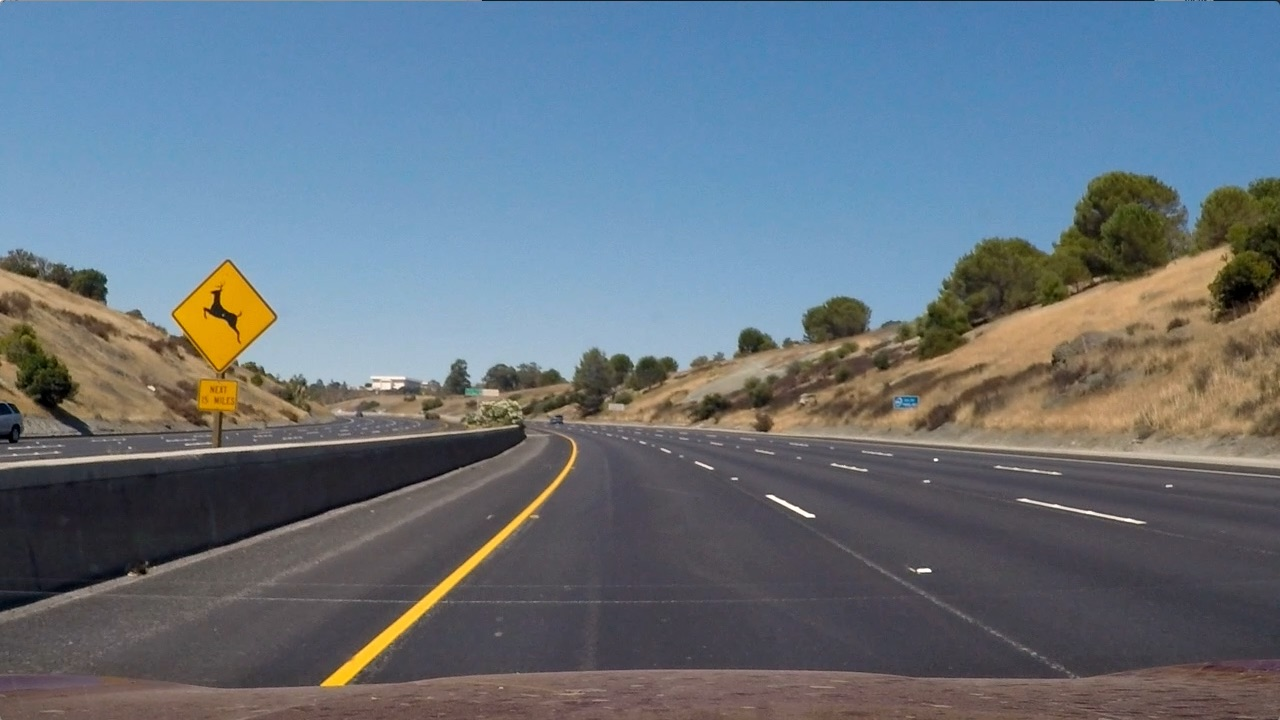
#> input picture Advance-Lane-Line/test_images/test2.jpg, 1280 x 720 px
$ jupyter execute --allow-errors Advanced_Lane_Finding.ipynb   (shell and % lines are left out)   (older library calls are emulated)
#> lines starting #> are read from the running program, lines starting #| are printed output that depends on the picture
[cell 1]
import pickle
import cv2
import numpy as np
import matplotlib.pyplot as plt
import matplotlib.image as mpimg
import glob
from moviepy.editor import VideoFileClip
#criteria = (cv2.TERM_CRITERIA_EPS + cv2.TERM_CRITERIA_MAX_ITER, 30, 0.001)
# Read in the saved camera matrix and distortion coefficients
# These are the arrays you calculated using cv2.calibrateCamera()
nx = 9 # the number of inside corners in x
ny = 6 # the number of inside corners in y
objp = np.zeros((ny*nx,3), np.float32)
objp[:,:2] = np.mgrid[0:nx,0:ny].T.reshape(-1,2)

# Arrays to store object points and image points from all the images.
objpoints = [] # 3d points in real world space
imgpoints = [] # 2d points in image plane.

# Make a list of calibration images
img = cv2.imread('test_images/test2.jpg')
#> img is the input picture: shape (720, 1280, 3); mean B, G, R 125.5, 114.6, 102.8

images = glob.glob('camera_cal/calibration*.jpg')

# Step through the list and search for chessboard corners
for fname in images:
    img2 = cv2.imread(fname)
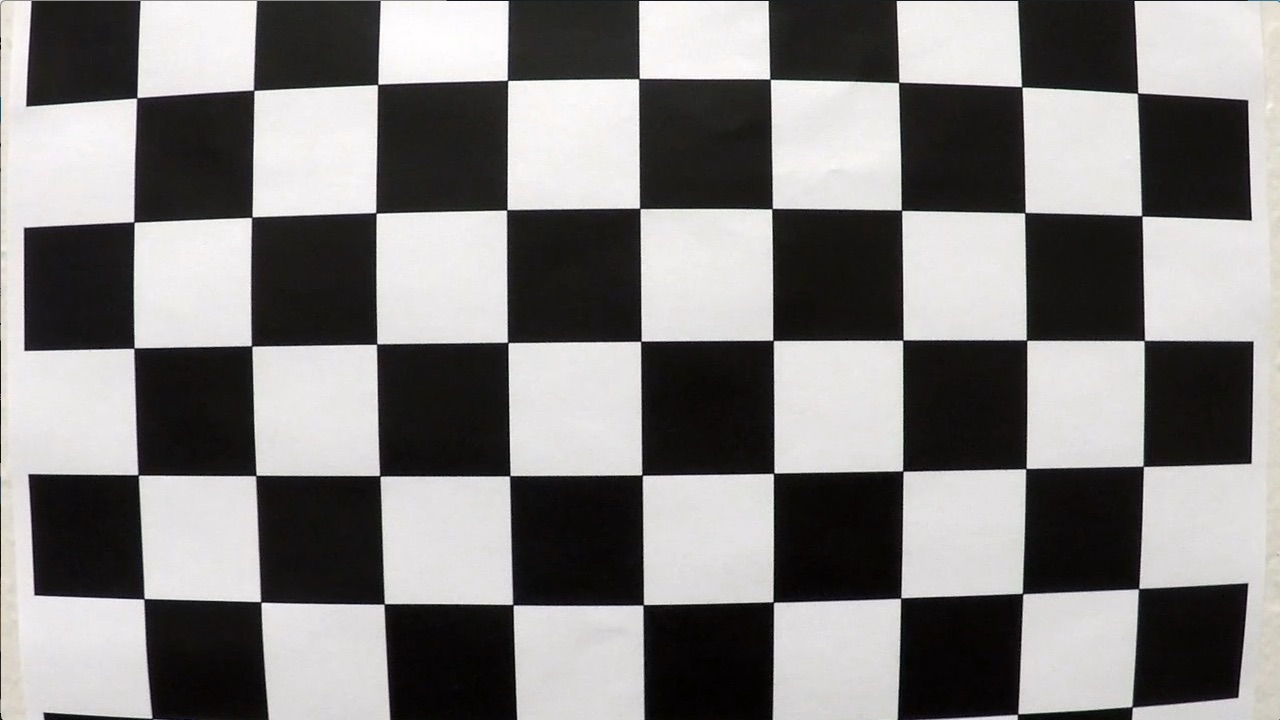
#> input picture Advance-Lane-Line/camera_cal/calibration1.jpg, 1280 x 720 px
#> img2 is the input picture: shape (720, 1280, 3); mean B, G, R 127.8, 128.4, 130.1
    gray = cv2.cvtColor(img2,cv2.COLOR_BGR2GRAY)

    # Find the chessboard corners
    ret, corners = cv2.findChessboardCorners(gray, (9,6),None)
#> ret = False; corners = None
    #print(ret)
    # If found, add object points, image points
    if ret == True:
        objpoints.append(objp)
        imgpoints.append(corners)

            # Draw and display the corners
        img2 = cv2.drawChessboardCorners(img2, (9,6), corners, ret)
# Read in an image
gray = cv2.cvtColor(img,cv2.COLOR_BGR2GRAY)
#print(objpoints)
ret, mtx, dist, rvecs, tvecs = cv2.calibrateCamera(objpoints, imgpoints, gray.shape[::-1], None, None)
#> ret = 0.644; mtx = [[1057.6, 0, 691.1], [0, 1058.6, 278], [0, 0, 1]]; dist = [[-0.322, 0.709, 0.013, 0.00946, -1.02]]; rvecs = ([0.424, -0.236, 0.0488], [-0.024, 0.4, -0.0295]); tvecs = ([-2.48, 1.1, 17.79], [-17.95, -0.401, 29.17])

[cell 2]
def undistorted_img(img, mtx, dist):

    undist =  cv2.undistort(img, mtx, dist, None, mtx)
    return undist

[cell 3]
def warper(img):


    img_size = (img.shape[1], img.shape[0])

    src = np.float32([[210,img.shape[0]],[595,450],[690,450], [1110, img.shape[0]]])
    dst = np.float32([[200, img.shape[0]], [200, 0], [1000, 0], [1000, img.shape[0]]])

    M = cv2.getPerspectiveTransform(src, dst)
    inverse_M = cv2.getPerspectiveTransform(dst, src)

    warped = cv2.warpPerspective(img, M, img_size)

    return warped, M, inverse_M

undist = undistorted_img(img, mtx, dist)
img_size = (undist.shape[1], undist.shape[0])
wrap_img, perspective_M, inverse_M = warper(undist)
#> perspective_M = [[-0.642, -1.39, 993.6], [-2.05e-16, -1.93, 866.3], [0, -0.00239, 1]]; inverse_M = [[0.119, -0.796, 571.2], [0, -0.519, 450], [0, -0.00124, 1]]

f, (ax1, ax2) = plt.subplots(1, 2, figsize=(24, 9))
f.tight_layout()
ax1.imshow(img)
ax1.set_title('Original Image', fontsize=40)
ax2.imshow(wrap_img)
ax2.set_title('Undistorted and Warped Image', fontsize=40)

plt.subplots_adjust(left=0., right=1, top=0.9, bottom=0.)

[cell 4]
def pipeline(img):
    img = np.copy(img)
    mag_thresh=(120, 255)
    sx_thresh=(30, 250)
    sy_thresh=(20, 100)
    dir_thresh = (0.7, 1.1)
    v_thresh = (210, 255)

    gray = cv2.cvtColor(img, cv2.COLOR_RGB2GRAY)
    # Convert to HSV color space and separate the V channel
    #hls = cv2.cvtColor(img, cv2.COLOR_RGB2HLS)
    hsv = cv2.cvtColor(img, cv2.COLOR_RGB2HSV)
    #l_channel = hls[:,:,2]
    v_channel = hsv[:,:,2]
    # Sobel x

    sobelx = cv2.Sobel(gray, cv2.CV_64F, 1, 0) # Take the derivative in x
    abs_sobelx = np.absolute(sobelx) # Absolute x derivative to accentuate lines away from horizontal
    scaled_sobelx = np.uint8(255*abs_sobelx/np.max(abs_sobelx))

    # Threshold x gradient
    sxbinary = np.zeros_like(scaled_sobelx)
    sxbinary[(scaled_sobelx >= sx_thresh[0]) & (scaled_sobelx <= sx_thresh[1])] = 1

    sobely = cv2.Sobel(gray, cv2.CV_64F, 0, 1) # Take the derivative in x
    abs_sobely = np.absolute(sobely) # Absolute x derivative to accentuate lines away from horizontal
    scaled_sobely = np.uint8(255*abs_sobely/np.max(abs_sobely))

    # Threshold y gradient
    sybinary = np.zeros_like(scaled_sobely)
    sybinary[(scaled_sobely >= sy_thresh[0]) & (scaled_sobely <= sy_thresh[1])] = 1

    grad_mag = np.sqrt(sobelx**2 + sobely**2)
    scale_factor = np.max(grad_mag)/255
    grad_mag = (grad_mag/scale_factor).astype(np.uint8)
    mag_binary = np.zeros_like(grad_mag)
    mag_binary[(grad_mag >= mag_thresh[0]) & (grad_mag <= mag_thresh[1])] = 1
    # Threshold color channel

    # Stack each channel

    abs_grad_dir = np.arctan2(np.absolute(sobely), np.absolute(sobelx))
    dir_binary =  np.zeros_like(abs_grad_dir)
    dir_binary[(abs_grad_dir >= dir_thresh[0]) & (abs_grad_dir <= dir_thresh[1])] = 1

    combined_threshold = np.zeros_like(dir_binary)
    combined_threshold[((sxbinary == 1) & (sybinary == 1)) & (mag_binary == 1) ] = 1

    v_binary = np.zeros_like(v_channel)
    v_binary[(v_channel > v_thresh[0]) & (v_channel <= v_thresh[1])] = 1

    #hls_binary = np.zeros_like(l_channel)
    #hls_binary[(l_channel > l_thresh[0]) & (l_channel <= l_thresh[1])] = 1

    color_binary = np.dstack(( combined_threshold, combined_threshold, v_binary)) * 255
    combined_binary = np.zeros_like(gray)
    combined_binary[(v_binary == 1) | (combined_threshold == 1)] = 1
    return combined_binary

result = pipeline(wrap_img)
#> in pipeline, `scale_factor = np.max(grad_mag)/255`: scale_factor = 2.81

# Plot the result
f, (ax1, ax2) = plt.subplots(1, 2, figsize=(24, 9))
f.tight_layout()

ax1.imshow(img)
ax1.set_title('Original Image', fontsize=40)

ax2.imshow(result)
ax2.set_title('Pipeline Result', fontsize=40)
plt.subplots_adjust(left=0., right=1, top=0.9, bottom=0.)

[cell 5]
def polyfit(img):
    histogram = np.sum(img[img.shape[0]//2:,:], axis=0)

    # Create an output image to draw on and visualize the result
    out_img = np.dstack((img, img, img))
    nwindows=9
    margin=100
    minpix=50
    # Find the peak of the left and right halves of the histogram
    # These will be the starting point for the left and right lines
    midpoint = np.int(histogram.shape[0]//2)
    leftx_base = np.argmax(histogram[:midpoint])
    rightx_base = np.argmax(histogram[midpoint:]) + midpoint

    # Set height of windows - based on nwindows above and image shape
    window_height = np.int(img.shape[0]//nwindows)
    # Identify the x and y positions of all nonzero pixels in the image
    nonzero = img.nonzero()
    nonzeroy = np.array(nonzero[0])
    nonzerox = np.array(nonzero[1])

    # Current positions to be updated later for each window in nwindows
    leftx_current = leftx_base
    rightx_current = rightx_base

    # Create empty lists to receive left and right lane pixel indices
    left_lane_inds = []
    right_lane_inds = []

    # Step through the windows one by one
    for window in range(nwindows):
        # Identify window boundaries in x and y (and right and left)
        win_y_low = img.shape[0] - (window+1)*window_height
        win_y_high = img.shape[0] - window*window_height
        win_xleft_low = leftx_current - margin
        win_xleft_high = leftx_current + margin
        win_xright_low = rightx_current - margin
        win_xright_high = rightx_current + margin

        cv2.rectangle(out_img,(win_xleft_low,win_y_low),
        (win_xleft_high,win_y_high),(0,255,0), 2)
        cv2.rectangle(out_img,(win_xright_low,win_y_low),
        (win_xright_high,win_y_high),(0,255,0), 2)

        # Identify the nonzero pixels in x and y within the window #
        good_left_inds = ((nonzeroy >= win_y_low) & (nonzeroy < win_y_high) &
        (nonzerox >= win_xleft_low) &  (nonzerox < win_xleft_high)).nonzero()[0]
        good_right_inds = ((nonzeroy >= win_y_low) & (nonzeroy < win_y_high) &
        (nonzerox >= win_xright_low) &  (nonzerox < win_xright_high)).nonzero()[0]

        # Append these indices to the lists
        left_lane_inds.append(good_left_inds)
        right_lane_inds.append(good_right_inds)

        # If you found > minpix pixels, recenter next window on their mean position
        if len(good_left_inds) > minpix:
            leftx_current = np.int(np.mean(nonzerox[good_left_inds]))
        if len(good_right_inds) > minpix:
            rightx_current = np.int(np.mean(nonzerox[good_right_inds]))

    # Concatenate the arrays of indices (previously was a list of lists of pixels)
    try:
        left_lane_inds = np.concatenate(left_lane_inds)
        right_lane_inds = np.concatenate(right_lane_inds)
    except ValueError:
        # Avoids an error if the above is not implemented fully
        pass


    leftx = nonzerox[left_lane_inds]
    lefty = nonzeroy[left_lane_inds]
    rightx = nonzerox[right_lane_inds]
    righty = nonzeroy[right_lane_inds]

    ym_per_pixel = 30/720
    xm_per_pixel = 3.7/700

    left_fit_m = np.polyfit(lefty*ym_per_pixel, leftx*xm_per_pixel, 2)
    right_fit_m = np.polyfit(righty*ym_per_pixel, rightx*xm_per_pixel, 2)
    radius, offset = get_radius_and_offset(left_fit_m, right_fit_m, ym_per_pixel, xm_per_pixel)


    return leftx, lefty, rightx, righty, radius, offset

[cell 6]
def get_radius_and_offset(left_fit, right_fit, ym_per_pixel, xm_per_pixel):
    """Get the radius of a lane and the offset of the camera

    Given the the polynomial fit of two lines and the meters per pixel of an image,
    calculate the mean radius of the curvature of the lane and the camera's distance
    from the center of the lane.

    Parameters:
        left_fit (list): polynomial coefficients of the left lane, highest power first
        right_fit (list): polynomial coefficients of the right lane, highest power first
        ym_per_pixel (float):
        xm_per_pixel (float):

    Returns:
        radius (float): median radius in meters of the left and right lane curvature
        offset (float) : distance in meters from the center of the lane
    """
    left_curverad =  ((1 + (2*left_fit[0]*720*ym_per_pixel + left_fit[1])**2)**(3/2))/np.abs(2*left_fit[0])
    right_curverad =  ((1 + (2*right_fit[0]*720*ym_per_pixel + right_fit[1])**2)**(3/2))/np.abs(2*right_fit[0])

    left_lane = left_fit[0]*(720*ym_per_pixel)**2 + left_fit[1]*720*ym_per_pixel + left_fit[2]
    right_lane = right_fit[0]*(720*ym_per_pixel)**2 + right_fit[1]*720*ym_per_pixel + right_fit[2]

    radius = np.mean([left_curverad, right_curverad])
    offset = [640*xm_per_pixel - np.mean([left_lane, right_lane]), right_lane-left_lane]
    return radius, offset

def add_calculations(result_img, radius, offset):
    """Add the radius and offset to an image

    Parameters:
        result_img (numpy.array): numpy array representation of an image
        radius (float): median radius in meters of the left and right lane curvature
        offset (float) : distance in meters from the center of the lane

    Returns:
        result_img (numpy.array): numpy array representation of an image with added text
    """
    # Output visual display of the lane boundaries and numerical estimation of lane curvature and vehicle position.
    cv2.putText(result_img, 'Radius of Curvature: {} m'.format(round(radius)), (50, 100), cv2.FONT_HERSHEY_COMPLEX, 1, (255, 255, 255), 4)
    cv2.putText(result_img, 'Offset: {} m'.format(round(offset[0], 3)), (50, 200), cv2.FONT_HERSHEY_COMPLEX, 1, (255, 255, 255), 4)

    return result_img

[cell 7]
def drawing(undistorted_img, binary_warped, inverse_M, leftx, lefty, rightx, righty, img_size):


    left_fit = np.polyfit(lefty, leftx, 2)
    right_fit = np.polyfit(righty, rightx, 2)
    ploty = np.linspace(0, binary_warped.shape[0]-1, binary_warped.shape[0])
    try:
        left_fitx = left_fit[0]*ploty**2 + left_fit[1]*ploty + left_fit[2]
        right_fitx = right_fit[0]*ploty**2 + right_fit[1]*ploty + right_fit[2]
    except TypeError:
        # Avoids an error if `left` and `right_fit` are still none or incorrect
        print('The function failed to fit a line!')
        left_fitx = 1*ploty**2 + 1*ploty
        right_fitx = 1*ploty**2 + 1*ploty


    #left_fitx = left_fit[0]*ploty**2 + left_fit[1]*ploty + left_fit[2]
    #right_fitx = right_fit[0]*ploty**2 + right_fit[1]*ploty + right_fit[2]

    warp_zero = np.zeros_like(binary_warped).astype(np.uint8)
    color_warp = np.dstack((warp_zero, warp_zero, warp_zero))


    pts_left = np.array([np.transpose(np.vstack([left_fitx, ploty]))])
    pts_right = np.array([np.flipud(np.transpose(np.vstack([right_fitx, ploty])))])
    pts = np.hstack((pts_left, pts_right))

    cv2.fillPoly(color_warp, np.int_([pts]), (0,255, 0))

    newwarp = cv2.warpPerspective(color_warp, inverse_M, img_size)

    result = cv2.addWeighted(undistorted_img, 1, newwarp, 0.3, 0)


    return result, left_fit, right_fit

[cell 8]
class Line(object):
    def __init__(self):
        self.left_fit = None
        self.right_fit = None

[cell 9]
# [18 lines left out: function process_image, not called in this run]

[cell 10]
leftx, lefty, rightx, righty, radius, offset = polyfit(result)
#> in polyfit, `histogram = np.sum(img[img.shape[0]//2:,:], axis=0)`: histogram = 1280 values, max 219 at index 260, min 0 at index 0, mean 7.44
#> in polyfit, `leftx_base = np.argmax(histogram[:midpoint])`: leftx_base = 260
#> in polyfit, `rightx_base = np.argmax(histogram[midpoint:]) + midpoint`: rightx_base = 1033
#> in polyfit, `nonzero = img.nonzero()`: nonzero = 17958 positions, rows 0 to 715, columns 5 to 1087
#> in polyfit, `nonzeroy = np.array(nonzero[0])`: nonzeroy = 17958 values from 0 to 715
#> in polyfit, `nonzerox = np.array(nonzero[1])`: nonzerox = 17958 values, max 1087 at index 16217, min 5 at index 0, mean 319.2
#> in polyfit, `leftx_current = leftx_base`: leftx_current = 260
#> in polyfit, `rightx_current = rightx_base`: rightx_current = 1033
#> the loop in polyfit, `for window in range(nwindows):` made 9 passes
#> (win_xleft_low, win_xleft_high, win_xright_low, win_xright_high, leftx_current, rightx_current) on passes 1, 3, 4, 6: (160, 360, 933, 1133, 269, 1073), (164, 364, 973, 1173, 253, 1033), (153, 353, 933, 1133, 235, 1026), (109, 309, 926, 1126, 176, 942)
#> after the loop in polyfit, `for window in range(nwindows):`:
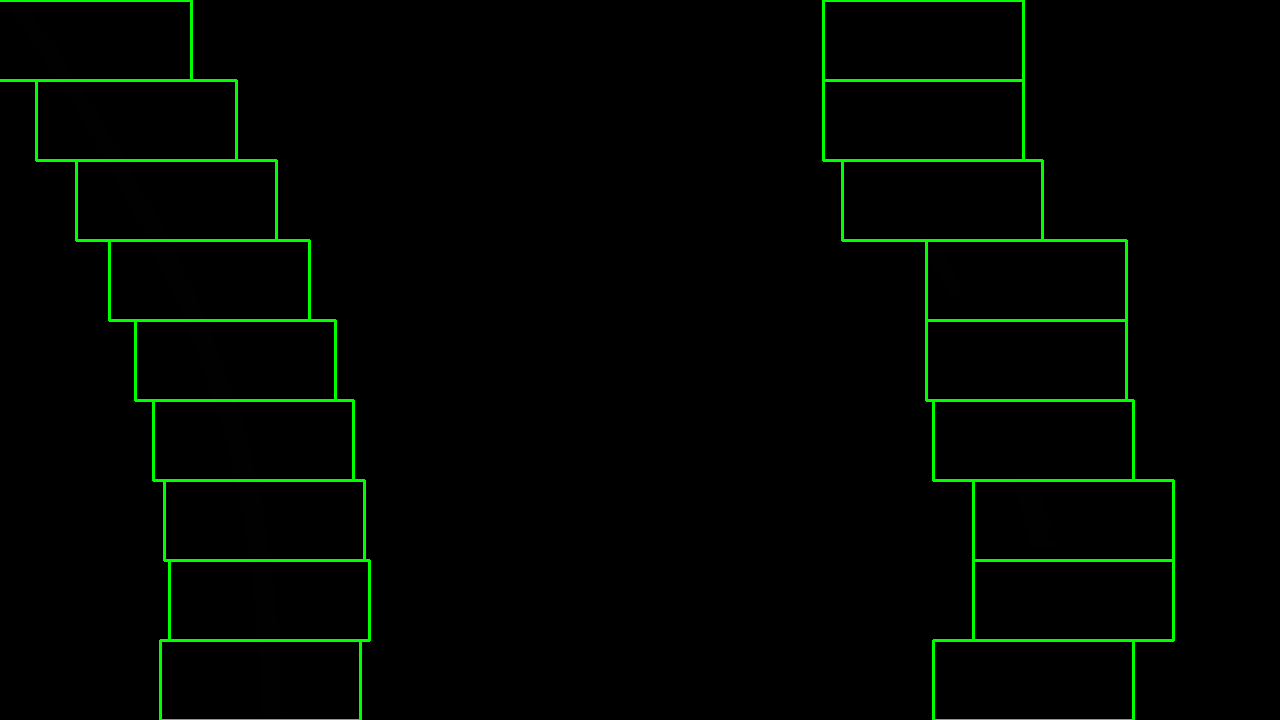
#> out_img: shape (720, 1280, 3); mean of channels 0, 1, 2 0, 5.6, 0; drawn as B, G, R
#> after the loop in polyfit, `for window in range(nwindows):`: left_lane_inds = 9 items
#> in polyfit, `left_lane_inds = np.concatenate(left_lane_inds)`: left_lane_inds = 15081 values, max 17957 at index 1679, min 0 at index 13554, mean 8766.8
#> in polyfit, `right_lane_inds = np.concatenate(right_lane_inds)`: right_lane_inds = 2825 values, max 16344 at index 59, min 4514 at index 2702, mean 10180.5
#> in polyfit, `leftx = nonzerox[left_lane_inds]`: leftx = 15081 values, max 281 at index 706, min 5 at index 13554, mean 189.6
#> in polyfit, `lefty = nonzeroy[left_lane_inds]`: lefty = 15081 values, max 715 at index 1658, min 0 at index 13554, mean 366.6
#> in polyfit, `rightx = nonzerox[right_lane_inds]`: rightx = 2825 values, max 1087 at index 21, min 915 at index 2735, mean 1000.1
#> in polyfit, `righty = nonzeroy[right_lane_inds]`: righty = 2825 values, max 642 at index 46, min 228 at index 2702, mean 423.5
#> in polyfit, `left_fit_m = np.polyfit(lefty*ym_per_pixel, leftx*xm_per_pixel, 2)`: left_fit_m = [-0.00163, 0.0944, 0.0579]
#> in polyfit, `right_fit_m = np.polyfit(righty*ym_per_pixel, rightx*xm_per_pixel, 2)`: right_fit_m = [-0.000806, 0.074, 4.25]
#> in get_radius_and_offset, `left_curverad =  ((1 + (2*left_fit[0]*720*ym_per_pixel + left_fit[1])*..`: left_curverad = 307.2
#> in get_radius_and_offset, `right_curverad =  ((1 + (2*right_fit[0]*720*ym_per_pixel + right_fit[1..`: right_curverad = 620.7
#> in get_radius_and_offset, `left_lane = left_fit[0]*(720*ym_per_pixel)**2 + left_fit[1]*720*ym_per..`: left_lane = 1.43
#> in get_radius_and_offset, `right_lane = right_fit[0]*(720*ym_per_pixel)**2 + right_fit[1]*720*ym_..`: right_lane = 5.75
#> in get_radius_and_offset, `radius = np.mean([left_curverad, right_curverad])`: radius = 464
#> in get_radius_and_offset, `offset = [640*xm_per_pixel - np.mean([left_lane, right_lane]), right_l..`: offset = [-0.204, 4.32]
#> in polyfit, `radius, offset = get_radius_and_offset(left_fit_m, right_fit_m, ym_per..`: radius = 464; offset = [-0.204, 4.32]
#> radius = 464; offset = [-0.204, 4.32]
result, left_fit, right_fit = drawing(undist, result, inverse_M, leftx, lefty, rightx, righty, img_size)
#> in drawing, `left_fit = np.polyfit(lefty, leftx, 2)`: left_fit = [-0.000535, 0.744, 10.95]
#> in drawing, `right_fit = np.polyfit(righty, rightx, 2)`: right_fit = [-0.000265, 0.584, 804.5]
#> in drawing, `left_fitx = left_fit[0]*ploty**2 + left_fit[1]*ploty + left_fit[2]`: left_fitx = 720 values, max 270.1 at index 696, min 10.95 at index 0, mean 186.4
#> in drawing, `right_fitx = right_fit[0]*ploty**2 + right_fit[1]*ploty + right_fit[2]`: right_fitx = 720 values from 804.5 to 1087.3
#> in drawing, `pts_left = np.array([np.transpose(np.vstack([left_fitx, ploty]))])`: pts_left = 720 pairs, first value 10.95 to 270.1, second value 0 to 719
#> in drawing, `pts_right = np.array([np.flipud(np.transpose(np.vstack([right_fitx, pl..`: pts_right = 720 pairs, first value 804.5 to 1087.3, second value 0 to 719
#> in drawing, `pts = np.hstack((pts_left, pts_right))`: pts = 1440 pairs, first value 10.95 to 1087.3, second value 0 to 719
#> left_fit = [-0.000535, 0.744, 10.95]; right_fit = [-0.000265, 0.584, 804.5]
result = add_calculations(result, radius, offset)
#> in add_calculations, `cv2.putText(result_img, 'Offset: {} m'.format(round(offset[0], 3)), (5..`:
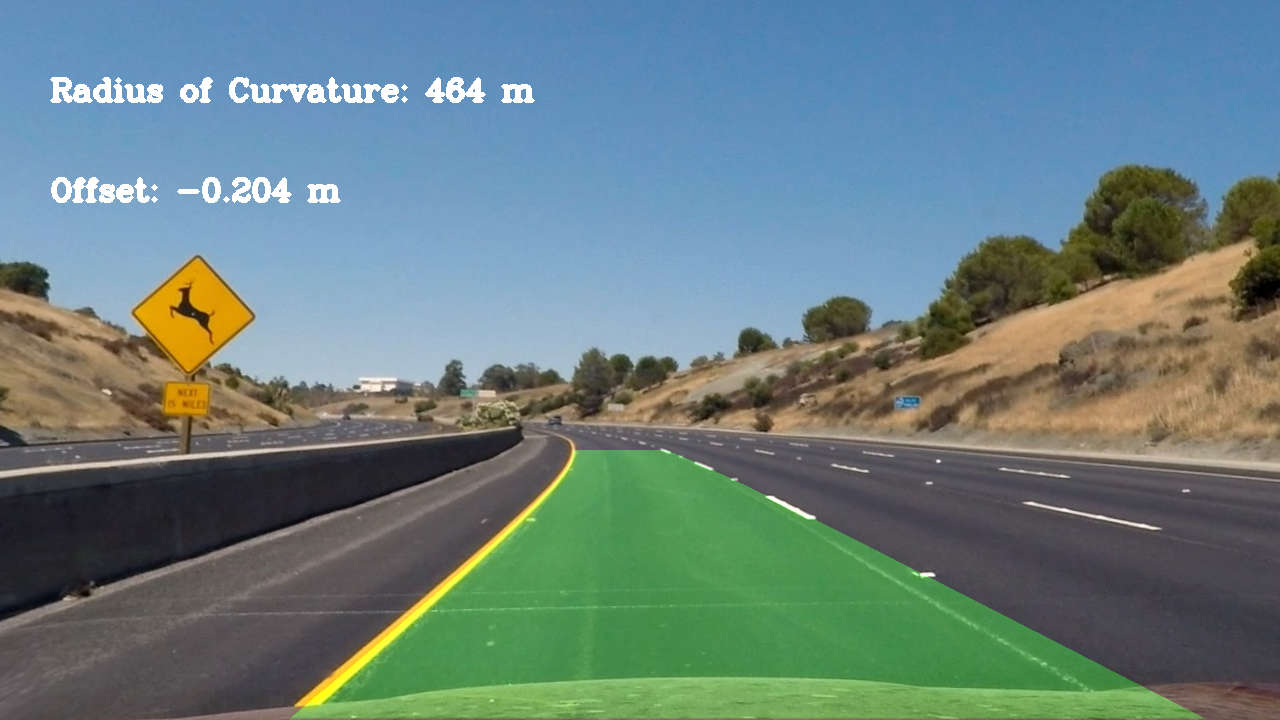
#> result_img: shape (720, 1280, 3); mean B, G, R 127.2, 127.9, 105.1
plt.imshow(result)
